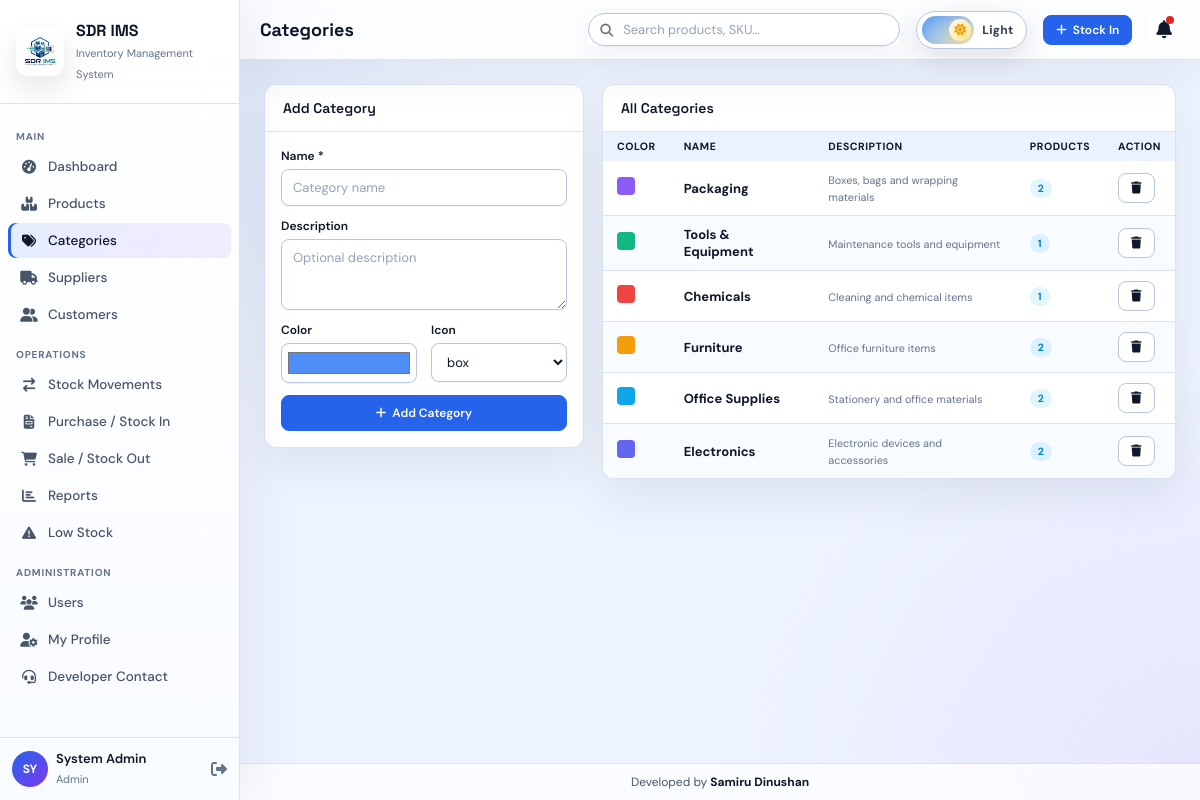
The app's page /categories.php (signed in) with its own data.
### tables this page shows
CREATE TABLE categories (
    id INT AUTO_INCREMENT PRIMARY KEY,
    category_name VARCHAR(120) NOT NULL UNIQUE,
    description TEXT,
    color VARCHAR(20) DEFAULT '#4f8ef7',
    icon VARCHAR(50) DEFAULT 'fa-box'
);

### config.php (called while the page is built, shortened)
<?php
function h($value) {
    return htmlspecialchars($value ?? '', ENT_QUOTES, 'UTF-8');
}
function activePage($page) {
    $current = basename($_SERVER['PHP_SELF']);
    return $current === $page ? 'active' : '';
}

### categories.php (the view, shortened to what this page needs)
<?php
include "auth.php";
$pageTitle = "Categories";
$rows = mysqli_query($conn, "SELECT c.*, COUNT(p.id) products FROM categories c LEFT JOIN products p ON c.id=p.category_id GROUP BY c.id ORDER BY c.id DESC");
?>
<?php include "partials/header.php"; ?>
<?php include "partials/sidebar.php"; ?>
<div class="main">
<?php include "partials/topbar.php"; ?>
<div class="content">
<div style="display:flex;gap:18px;align-items:flex-start;flex-wrap:wrap">
  <div class="card" style="width:320px;flex-shrink:0">
    <div class="card-hdr"><h3>Add Category</h3></div>
    <div class="card-body">
      <form method="POST">
        <div class="fg"><label>Name *</label><input name="category_name" placeholder="Category name" required></div>
        <div class="fg"><label>Description</label><textarea name="description" rows="3" placeholder="Optional description"></textarea></div>
        <div class="form-grid">
          <div class="fg"><label>Color</label><input type="color" name="color" value="#4f8ef7"></div>
          <div class="fg"><label>Icon</label><select name="icon"><option value="fa-box">box</option><option value="fa-laptop">laptop</option><option value="fa-chair">chair</option><option value="fa-flask">flask</option></select></div>
        </div>
        <button class="btn-sm btn-primary" name="add" style="width:100%;padding:9px"><i class="fa-solid fa-plus"></i> Add Category</button>
      </form>
    </div>
  </div>
  <div class="card" style="flex:1;min-width:500px">
    <div class="card-hdr"><h3>All Categories</h3></div>
    <table>
      <thead><tr><th>Color</th><th>Name</th><th>Description</th><th>Products</th><th>Action</th></tr></thead>
      <tbody>
      <?php while($r=mysqli_fetch_assoc($rows)): ?>
      <tr>
        <td><span style="display:inline-block;width:18px;height:18px;border-radius:4px;background:<?php echo h($r['color']); ?>"></span></td>
        <td><b><?php echo h($r['category_name']); ?></b></td>
        <td><small class="text-muted"><?php echo h($r['description']); ?></small></td>
        <td><span class="badge badge-i"><?php echo $r['products']; ?></span></td>
        <td><a class="btn-sm btn-danger" href="?delete=<?php echo $r['id']; ?>" onclick="return confirm('Delete?')"><i class="fa-solid fa-trash"></i></a></td>
      </tr>
      <?php endwhile; ?>
      </tbody>
    </table>
  </div>
</div>
</div>
</div>
<?php include "partials/footer.php"; ?>

### header.php (shortened to what this page needs)
<?php
$pageTitle = $pageTitle ?? 'Dashboard';
?>
<!DOCTYPE html>
<html lang="en">
<head>
<link rel="stylesheet" href="https://cdnjs.cloudflare.com/ajax/libs/font-awesome/6.5.0/css/all.min.css">
<link rel="stylesheet" href="assets/css/style.css?v=online_ims_light_user_lowstock_1">
</head>
<body>

### sidebar.php
<aside class="sidebar">
  <div class="sidebar-brand">
    <img class="brand-logo" src="assets/img/sdr-ims-logo.png" alt="SDR IMS Logo">
    <div>
      <span class="brand-name">SDR IMS</span>
      <span class="brand-sub">Inventory Management System</span>
    </div>
  </div>
  <nav class="sidebar-nav">
    <div class="nav-label">Main</div>
    <a class="nav-item <?php echo activePage('dashboard.php'); ?>" href="dashboard.php"><i class="fa-solid fa-gauge-high"></i><span>Dashboard</span></a>
    <a class="nav-item <?php echo activePage('products.php'); ?>" href="products.php"><i class="fa-solid fa-boxes-stacked"></i><span>Products</span></a>
    <a class="nav-item <?php echo activePage('categories.php'); ?>" href="categories.php"><i class="fa-solid fa-tags"></i><span>Categories</span></a>
    <a class="nav-item <?php echo activePage('suppliers.php'); ?>" href="suppliers.php"><i class="fa-solid fa-truck"></i><span>Suppliers</span></a>
    <a class="nav-item <?php echo activePage('customers.php'); ?>" href="customers.php"><i class="fa-solid fa-user-group"></i><span>Customers</span></a>
    <div class="nav-label">Operations</div>
    <a class="nav-item <?php echo activePage('stock.php'); ?>" href="stock.php"><i class="fa-solid fa-arrow-right-arrow-left"></i><span>Stock Movements</span></a>
    <a class="nav-item <?php echo activePage('purchase.php'); ?>" href="purchase.php"><i class="fa-solid fa-file-invoice"></i><span>Purchase / Stock In</span></a>
    <a class="nav-item <?php echo activePage('sale.php'); ?>" href="sale.php"><i class="fa-solid fa-cart-shopping"></i><span>Sale / Stock Out</span></a>
    <a class="nav-item <?php echo activePage('reports.php'); ?>" href="reports.php"><i class="fa-solid fa-chart-bar"></i><span>Reports</span></a>
    <a class="nav-item <?php echo activePage('low_stock.php'); ?>" href="low_stock.php"><i class="fa-solid fa-triangle-exclamation"></i><span>Low Stock</span></a>
    <div class="nav-label">Administration</div>
    <a class="nav-item <?php echo activePage('users.php'); ?>" href="users.php"><i class="fa-solid fa-users"></i><span>Users</span></a>
    <a class="nav-item <?php echo activePage('profile.php'); ?>" href="profile.php"><i class="fa-solid fa-user-gear"></i><span>My Profile</span></a>
    <a class="nav-item <?php echo activePage('developer_contact.php'); ?>" href="developer_contact.php"><i class="fa-solid fa-headset"></i><span>Developer Contact</span></a>
  </nav>
  <div class="sidebar-footer">
    <?php
    $currentProfilePic = null;
    if (isset($_SESSION['user_id'])) {
        $uid = (int)$_SESSION['user_id'];
        $picRes = @mysqli_query($conn, "SELECT profile_picture FROM users WHERE id=$uid LIMIT 1");
        if ($picRes && mysqli_num_rows($picRes) === 1) {
            $picRow = mysqli_fetch_assoc($picRes);
            $currentProfilePic = $picRow['profile_picture'] ?? null;
        }
    }
    ?>
    <?php if($currentProfilePic): ?>
      <img class="profile-avatar-img" src="<?php echo h($currentProfilePic); ?>" alt="Profile Picture">
    <?php else: ?>
      <div class="u-avatar"><?php echo strtoupper(substr($_SESSION['name'] ?? 'AD', 0, 2)); ?></div>
    <?php endif; ?>
    <div style="flex:1;min-width:0">
      <span class="user-name"><?php echo h($_SESSION['name'] ?? 'System Admin'); ?></span>
      <span class="user-role"><?php echo h(ucfirst($_SESSION['role'] ?? 'Admin')); ?></span>
    </div>
    <a href="logout.php" title="Logout"><i class="fa-solid fa-right-from-bracket logout-icon"></i></a>
  </div>
</aside>

### topbar.php (shortened to what this page needs)
<header class="topbar">
  <div class="topbar-title"><?php echo h($pageTitle ?? 'Dashboard'); ?></div>
  <form class="search-wrap" method="GET" action="products.php">
    <i class="fa-solid fa-search"></i>
    <input type="text" name="search" placeholder="Search products, SKU..." value="<?php echo h($_GET['search'] ?? ''); ?>">
  </form>
  <button type="button" class="theme-toggle" onclick="toggleThemeMode()" aria-label="Toggle dark and light mode" title="Dark / Light Mode">
    <span class="theme-toggle-track">
      <span class="theme-toggle-thumb">
        <i class="fa-solid fa-sun theme-icon theme-icon-sun"></i>
      </span>
    </span>
    <span class="theme-toggle-text">Dark</span>
  </button>
  <a class="btn-sm btn-primary" href="purchase.php"><i class="fa-solid fa-plus"></i> Stock In</a>
  <a class="bell" href="low_stock.php"><i class="fa-solid fa-bell"></i><span class="notif-dot"></span></a>
</header>

### footer.php
<footer class="app-footer">
  Developed by <strong>Samiru Dinushan</strong>
</footer>
</body>
</html>

### records on screen
categories: category_name "Packaging", description "Boxes, bags and wrapping materials", products "2"
categories: category_name "Tools & Equipment", description "Maintenance tools and equipment", products "1"
categories: category_name "Chemicals", description "Cleaning and chemical items", products "1"
categories: category_name "Furniture", description "Office furniture items", products "2"
categories: category_name "Office Supplies", description "Stationery and office materials", products "2"
categories: category_name "Electronics", description "Electronic devices and accessories", products "2"

### other values on screen
substr($_SESSION['name'] ?? 'AD', 0, 2) "SY"
$_SESSION['name'] "System Admin"
$_SESSION['role'] "Admin"
$pageTitle "Categories"
